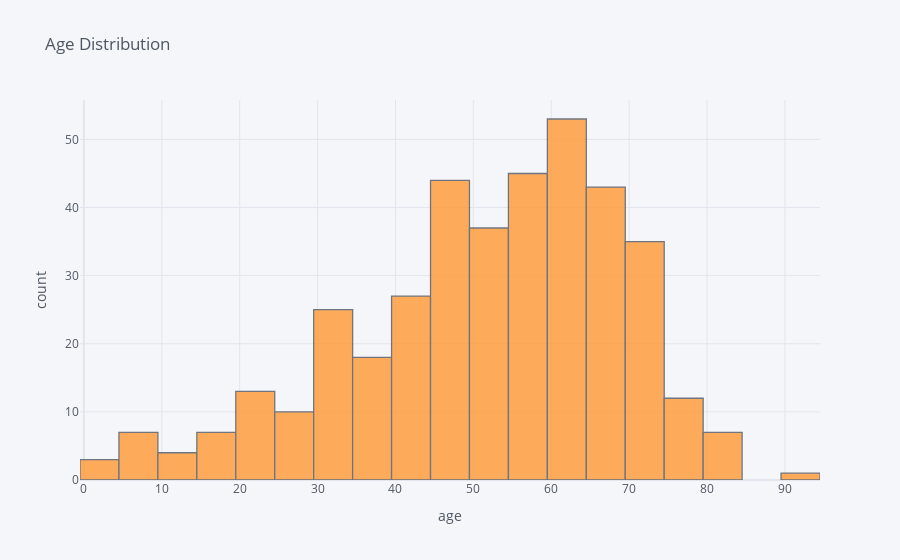

Notebook cell for this chart:
### Code cell
data1['age'].iplot(kind='hist',xTitle='age',yTitle='count',title='Age Distribution')

### Figure 1 — Plotly figure (JSON) as saved in the notebook; plotly's stock layout.template omitted (floating-point values rounded to 4 significant figures; data arrays with more than 128 entries replaced by an {"elided": "..."} marker saying what was removed)
{"data": [{"opacity": 0.8, "orientation": "v", "histnorm": "", "histfunc": "count", "marker": {"color": "rgba(255, 153, 51, 1.0)", "line": {"color": "#4D5663", "width": 1.3}}, "x": {"elided": "400 int values"}, "type": "histogram", "name": "age"}], "layout": {"xaxis": {"tickfont": {"color": "#4D5663"}, "zerolinecolor": "#E1E5ED", "title": {"text": "age", "font": {"color": "#4D5663"}}, "gridcolor": "#E1E5ED", "showgrid": true}, "title": {"text": "Age Distribution", "font": {"color": "#4D5663"}}, "paper_bgcolor": "#F5F6F9", "plot_bgcolor": "#F5F6F9", "yaxis": {"tickfont": {"color": "#4D5663"}, "zerolinecolor": "#E1E5ED", "title": {"text": "count", "font": {"color": "#4D5663"}}, "gridcolor": "#E1E5ED", "showgrid": true}, "barmode": "overlay", "legend": {"bgcolor": "#F5F6F9", "font": {"color": "#4D5663"}}}}
